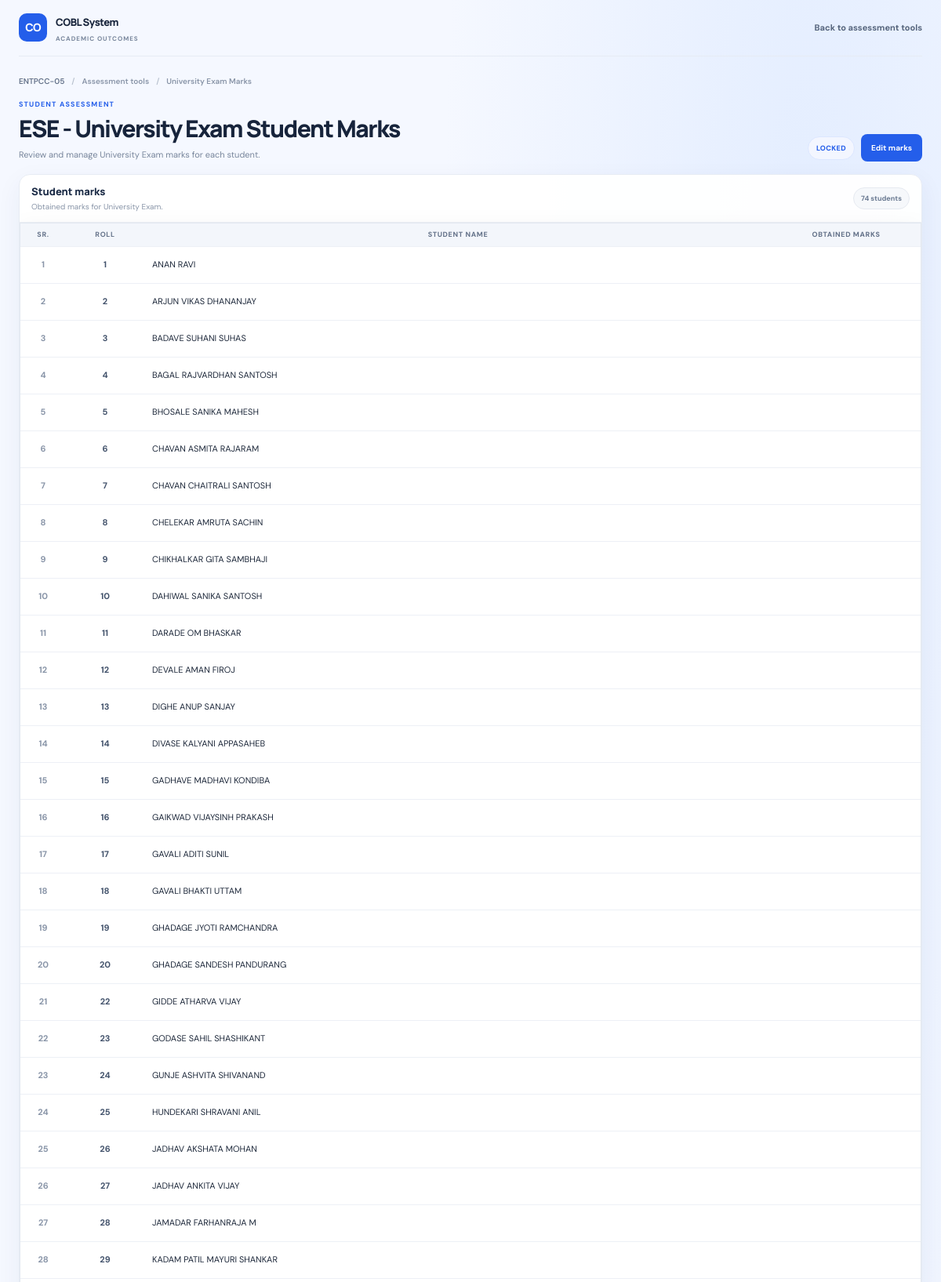
/university-exam/4/marks/ (signed in, upper part), run on the app's committed database.
### accounts/models.py (models this page shows, shortened)
class AssessmentTool(models.Model):
    course = models.ForeignKey(
        "Course",
        on_delete=models.CASCADE,
        related_name="assessment_tools"
    )
    main_tool = models.CharField(max_length=50)
    sub_tool = models.CharField(max_length=100)
    is_locked = models.BooleanField(default=False)
    created_at = models.DateTimeField(auto_now_add=True)
    class Meta:
        ordering = ["created_at"]

class Course(models.Model):
    academic_class = models.ForeignKey(
        AcademicClass,
        on_delete=models.CASCADE,
        related_name="courses"
    )
    course_code = models.CharField(max_length=20)
    course_name = models.CharField(max_length=100)
    faculty = models.ForeignKey(
        settings.AUTH_USER_MODEL,
        on_delete=models.SET_NULL,
        null=True,
        blank=True,
        limit_choices_to={"role__in": ["FACULTY", "HOD"]}
    )

class Student(models.Model):
    roll_no = models.CharField(max_length=20)
    name = models.CharField(max_length=200)
    list_order = models.PositiveIntegerField(default=0)
    academic_class = models.ForeignKey(
        AcademicClass,
        on_delete=models.CASCADE,
        null=True,
        blank=True,
        related_name="students"
    )
    department = models.ForeignKey(
        Department,
        on_delete=models.CASCADE,
        null=True,
        blank=True
    )
    class Meta:
        unique_together = ("roll_no", "academic_class")
        ordering = ["roll_no"]

### accounts/views.py (the view, shortened to what this page needs)
@login_required
def university_exam_marks(request, tool_id):
    tool = get_object_or_404(AssessmentTool, id=tool_id)
    assessment_label = tool.sub_tool or "University Exam"
    academic_class = tool.course.academic_class
    edit_mode = request.GET.get("edit") == "1"
    is_locked = not edit_mode
    students = Student.objects.filter(
        academic_class=academic_class
    ).order_by("list_order", "pk")
    marks_records = {
        record.student_id: record.marks
        for record in UniversityExamMarks.objects.filter(tool=tool)
    }
    student_rows = [
        {
            "student": student,
            "marks": marks_records.get(student.id, ""),
        }
        for student in students
    ]
    return render(
        request,
        "Marks/university_exam_marks.html",
        {
            "tool": tool,
            "assessment_label": assessment_label,
            "student_rows": student_rows,
            "is_locked": is_locked,
        }
    )

### accounts/templates/Marks/university_exam_marks.html (shortened to what this page needs)
<!DOCTYPE html>
<html lang="en">
<head>
    <link rel="stylesheet" href="/static/css/site.css">
</head>
<body>
    <div class="page-shell">
        <header class="topbar">
            <a class="brand" href="{% url 'assessment_tool_page' tool.course.id %}" aria-label="COBL assessment tools">
                <span class="brand-mark">CO</span>
                <span>
                    <span class="brand-name">COBL System</span>
                    <span class="brand-caption">Academic Outcomes</span>
                </span>
            </a>
            <a class="back-link" href="{% url 'assessment_tool_page' tool.course.id %}">Back to assessment tools</a>
        </header>
        <main class="page-content">
            <nav class="breadcrumb" aria-label="Breadcrumb">
                <a href="{% url 'assessment_tool_page' tool.course.id %}">{{ tool.course.course_code }}</a>
                <span class="breadcrumb-separator">/</span>
                <span>Assessment tools</span>
                <span class="breadcrumb-separator">/</span>
                <span>{{ assessment_label }} Marks</span>
            </nav>
            <div class="page-heading">
                <div>
                    <p class="eyebrow">Student assessment</p>
                    <h1>{{ tool.main_tool }} - {{ tool.sub_tool }} Student Marks</h1>
                    <p class="page-description">Review and manage {{ assessment_label }} marks for each student.</p>
                </div>
                <div class="heading-actions">
                    <span class="status-badge{% if not is_locked %} editing{% endif %}">
                        {% if is_locked %}LOCKED{% else %}EDIT MODE{% endif %}
                    </span>
                    {% if is_locked %}
                    <form method="post">
                        <button class="button button-primary" type="submit" name="edit_mode">Edit marks</button>
                    </form>
                    {% else %}
                    <button class="button button-primary" type="submit" name="save_marks" form="marksForm">Save changes</button>
                    {% endif %}
                </div>
            </div>
            <form method="post" id="marksForm">
                <section class="panel" aria-labelledby="studentMarksTitle">
                    <div class="panel-heading">
                        <div>
                            <h2 class="panel-title" id="studentMarksTitle">Student marks</h2>
                            <p class="panel-subtitle">Obtained marks for {{ assessment_label }}.</p>
                        </div>
                        <span class="row-count">{{ student_rows|length }} students</span>
                    </div>
                    <div class="table-wrap">
                        <table class="marks-table">
                            <thead>
                                <tr>
                                    <th class="serial" scope="col">Sr.</th>
                                    <th class="roll" scope="col">Roll</th>
                                    <th scope="col">Student name</th>
                                    <th class="marks-col" scope="col">Obtained marks</th>
                                </tr>
                            </thead>
                            <tbody>
                                {% for row in student_rows %}
                                <tr>
                                    <td class="serial">{{ forloop.counter }}</td>
                                    <td class="roll">{{ row.student.roll_no }}</td>
                                    <td class="student-name">{{ row.student.name }}</td>
                                    <td>
                                        <input type="number"
                                               class="mark-input"
                                               name="marks_{{ row.student.id }}"
                                               min="0"
                                               step="0.01"
                                               {% if row.marks is not None %}value="{{ row.marks }}"{% endif %}
                                               {% if is_locked %}readonly{% endif %}
                                               aria-label="Obtained marks for {{ row.student.name }}">
                                    </td>
                                </tr>
                                {% empty %}
                                <tr>
                                    <td class="empty-state" colspan="4">No students are enrolled in this class.</td>
                                </tr>
                                {% endfor %}
                            </tbody>
                        </table>
                    </div>
                </section>
            </form>
        </main>
    </div>
</body>
</html>

### accounts/static/css/site.css (style rules this page uses)
:root { color-scheme: light; --site-bg: #f4f7fb; --site-surface: #ffffff; --site-border: #e2e8f0; --site-text: #1e293b; --site-muted: #64748b; --site-primary: #2563eb; --site-primary-hover: #1d4ed8; --site-shadow: 0 12px 32px rgba(15, 23, 42, 0.08); }
html { min-height: 100%; background: var(--site-bg); }
body { min-height: 100vh; background: var(--site-bg) !important; background-image: none !important; color: var(--site-text) !important; font-family: Inter, "Segoe UI", Arial, sans-serif !important; line-height: 1.6; }
.navbar, .card, .dashboard-card, .section, .form-card, .login-box, .modal-box, .totals-panel, .table-box, .table-wrapper, .table-container, .table-wrap, .excel-card, .user-header, .faculty-info, .class-info { background: var(--site-surface) !important; color: var(--site-text) !important; border: 1px solid var(--site-border) !important; box-shadow: var(--site-shadow) !important; -webkit-backdrop-filter: none !important; backdrop-filter: none !important; }
h1, h2, h3, h4, h5, h6, p, label, legend, th, td { color: var(--site-text); }
a { transition: color 160ms ease, background-color 160ms ease, box-shadow 160ms ease; }
button, .btn, .nav-btn, .save-btn, .reset-btn { min-height: 42px; border-radius: 9px; transition: transform 160ms ease, box-shadow 160ms ease, background-color 160ms ease; }
input, select, textarea { max-width: 100%; min-height: 42px; border: 1px solid #cbd5e1 !important; border-radius: 8px !important; background: #fff !important; color: var(--site-text) !important; }
input::placeholder, textarea::placeholder { color: #94a3b8 !important; }
.total-input, input[readonly] { color: #047857 !important; }
.table-wrapper, .table-box, .table-container, .table-wrap, .table-responsive { max-width: 100%; overflow-x: auto; -webkit-overflow-scrolling: touch; }
table { color: var(--site-text); }
th { background: #eaf1ff !important; color: #1e3a8a !important; }
td { color: var(--site-text); }

### data on the page
AssessmentTool: course.course_code "ENTPCC-05", sub_tool "University Exam", main_tool "ESE"
Student: student.roll_no "1", student.name "ANAN RAVI"
Student: student.roll_no "2", student.name "ARJUN VIKAS DHANANJAY"
Student: student.roll_no "3", student.name "BADAVE SUHANI SUHAS"
Student: student.roll_no "4", student.name "BAGAL RAJVARDHAN SANTOSH"
Student: student.roll_no "5", student.name "BHOSALE SANIKA MAHESH"
Student: student.roll_no "6", student.name "CHAVAN ASMITA RAJARAM"
Student: student.roll_no "7", student.name "CHAVAN CHAITRALI SANTOSH"
Student: student.roll_no "8", student.name "CHELEKAR AMRUTA SACHIN"
Student: student.roll_no "9", student.name "CHIKHALKAR GITA SAMBHAJI"
Student: student.roll_no "10", student.name "DAHIWAL SANIKA SANTOSH"
Student: student.roll_no "11", student.name "DARADE OM BHASKAR"
Student: student.roll_no "12", student.name "DEVALE AMAN FIROJ"
Student: student.roll_no "13", student.name "DIGHE ANUP SANJAY"
Student: student.roll_no "14", student.name "DIVASE KALYANI APPASAHEB"
Student: student.roll_no "15", student.name "GADHAVE MADHAVI KONDIBA"
Student: student.roll_no "16", student.name "GAIKWAD VIJAYSINH PRAKASH"
Student: student.roll_no "17", student.name "GAVALI ADITI SUNIL"
Student: student.roll_no "18", student.name "GAVALI BHAKTI UTTAM"
Student: student.roll_no "19", student.name "GHADAGE JYOTI RAMCHANDRA"
Student: student.roll_no "20", student.name "GHADAGE SANDESH PANDURANG"
Student: student.roll_no "22", student.name "GIDDE ATHARVA VIJAY"
Student: student.roll_no "23", student.name "GODASE SAHIL SHASHIKANT"
Student: student.roll_no "24", student.name "GUNJE ASHVITA SHIVANAND"
Student: student.roll_no "25", student.name "HUNDEKARI SHRAVANI ANIL"
Student: student.roll_no "26", student.name "JADHAV AKSHATA MOHAN"
Student: student.roll_no "27", student.name "JADHAV ANKITA VIJAY"
Student: student.roll_no "28", student.name "JAMADAR FARHANRAJA M"
Student: student.roll_no "29", student.name "KADAM PATIL MAYURI SHANKAR"

### other printed values
{{ student_rows|length }} "74"
